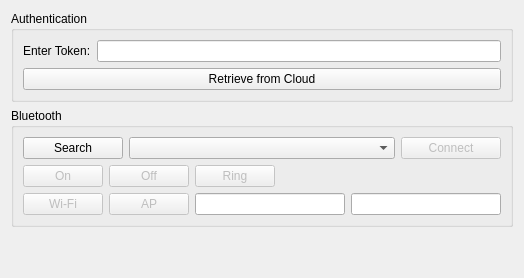
      <widget class="QWidget" name="_ble">
       <attribute name="title">
        <string>Setup</string>
       </attribute>
       <layout class="QVBoxLayout" name="verticalLayout_5">
        <item>
         <widget class="QGroupBox" name="groupBox_4">
          <property name="title">
           <string>Authentication</string>
          </property>
          <layout class="QVBoxLayout" name="verticalLayout_12">
           <item>
            <layout class="QVBoxLayout" name="verticalLayout_13">
             <item>
              <layout class="QHBoxLayout" name="horizontalLayout_8">
               <item>
                <widget class="QLabel" name="_token">
                 <property name="text">
                  <string>Enter Token:</string>
                 </property>
                </widget>
               </item>
               <item>
                <widget class="QLineEdit" name="token">
                 <property name="text">
                  <string/>
                 </property>
                </widget>
               </item>
              </layout>
             </item>
             <item>
              <widget class="QPushButton" name="retrieve">
               <property name="text">
                <string>Retrieve from Cloud</string>
               </property>
              </widget>
             </item>
            </layout>
           </item>
          </layout>
         </widget>
        </item>
        <item>
         <widget class="QGroupBox" name="groupBox">
          <property name="title">
           <string>Bluetooth</string>
          </property>
          <layout class="QVBoxLayout" name="verticalLayout_9">
           <item>
            <layout class="QHBoxLayout" name="horizontalLayout_5">
             <item>
              <widget class="QPushButton" name="blesearch">
               <property name="maximumSize">
                <size>
                 <width>100</width>
                 <height>16777215</height>
                </size>
               </property>
               <property name="text">
                <string>Search</string>
               </property>
              </widget>
             </item>
             <item>
              <widget class="QComboBox" name="bleprobes">
               <property name="minimumSize">
                <size>
                 <width>200</width>
                 <height>0</height>
                </size>
               </property>
              </widget>
             </item>
             <item>
              <widget class="QPushButton" name="bleconnect">
               <property name="enabled">
                <bool>false</bool>
               </property>
               <property name="maximumSize">
                <size>
                 <width>100</width>
                 <height>16777215</height>
                </size>
               </property>
               <property name="text">
                <string>Connect</string>
               </property>
              </widget>
             </item>
            </layout>
           </item>
           <item>
            <layout class="QHBoxLayout" name="horizontalLayout_3">
             <item>
              <widget class="QPushButton" name="poweron">
               <property name="enabled">
                <bool>false</bool>
               </property>
               <property name="minimumSize">
                <size>
                 <width>0</width>
                 <height>0</height>
                </size>
               </property>
               <property name="maximumSize">
                <size>
                 <width>16777215</width>
                 <height>16777215</height>
                </size>
               </property>
               <property name="text">
                <string>On</string>
               </property>
              </widget>
             </item>
             <item>
              <widget class="QPushButton" name="poweroff">
               <property name="enabled">
                <bool>false</bool>
               </property>
               <property name="minimumSize">
                <size>
                 <width>0</width>
                 <height>0</height>
                </size>
               </property>
               <property name="maximumSize">
                <size>
                 <width>16777215</width>
                 <height>16777215</height>
                </size>
               </property>
               <property name="text">
                <string>Off</string>
               </property>
              </widget>
             </item>
             <item>
              <widget class="QPushButton" name="ring">
               <property name="enabled">
                <bool>false</bool>
               </property>
               <property name="maximumSize">
                <size>
                 <width>16777215</width>
                 <height>16777215</height>
                </size>
               </property>
               <property name="text">
                <string>Ring</string>
               </property>
              </widget>
             </item>
             <item>
              <spacer name="horizontalSpacer">
               <property name="orientation">
                <enum>Qt::Horizontal</enum>
               </property>
               <property name="sizeHint" stdset="0">
                <size>
                 <width>40</width>
                 <height>20</height>
                </size>
               </property>
              </spacer>
             </item>
            </layout>
           </item>
           <item>
            <layout class="QHBoxLayout" name="horizontalLayout_4">
             <property name="sizeConstraint">
              <enum>QLayout::SetDefaultConstraint</enum>
             </property>
             <item>
              <widget class="QPushButton" name="wifi">
               <property name="enabled">
                <bool>false</bool>
               </property>
               <property name="maximumSize">
                <size>
                 <width>100</width>
                 <height>16777215</height>
                </size>
               </property>
               <property name="text">
                <string>Wi-Fi</string>
               </property>
              </widget>
             </item>
             <item>
              <widget class="QPushButton" name="ap">
               <property name="enabled">
                <bool>false</bool>
               </property>
               <property name="maximumSize">
                <size>
                 <width>100</width>
                 <height>16777215</height>
                </size>
               </property>
               <property name="text">
                <string>AP</string>
               </property>
              </widget>
             </item>
             <item>
              <widget class="QLineEdit" name="ssid">
               <property name="minimumSize">
                <size>
                 <width>150</width>
                 <height>0</height>
                </size>
               </property>
               <property name="toolTip">
                <string>SSID</string>
               </property>
              </widget>
             </item>
             <item>
              <widget class="QLineEdit" name="password">
               <property name="minimumSize">
                <size>
                 <width>150</width>
                 <height>0</height>
                </size>
               </property>
               <property name="toolTip">
                <string>Password</string>
               </property>
               <property name="echoMode">
                <enum>QLineEdit::Password</enum>
               </property>
              </widget>
             </item>
            </layout>
           </item>
          </layout>
         </widget>
        </item>
        <item>
         <spacer name="_blespacer">
          <property name="orientation">
           <enum>Qt::Vertical</enum>
          </property>
          <property name="sizeHint" stdset="0">
           <size>
            <width>20</width>
            <height>40</height>
           </size>
          </property>
         </spacer>
        </item>
       </layout>
      </widget>
